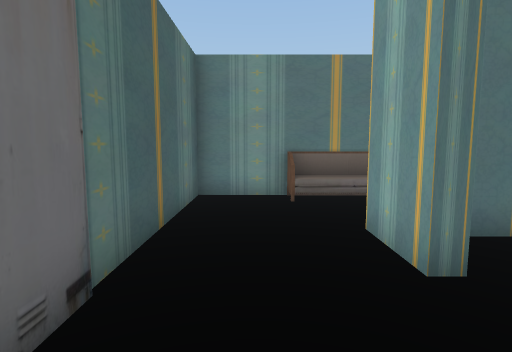
[1] (above)

16 first-person views from a walk through a 3-D level made in the Unity game engine. The camera is 1.5 m above the floor, tilts 6° down and sees 80° across. The floor is counted in squares, 1 m on a side. Each view is taken from the middle of a square. On the plan, view 1 faces up. The plan holds only what a view shows up to about 15 squares ahead; the rest is blank. The place goes on beyond the plan. The player is left out. Some surface patterns are stand-ins.

[2]
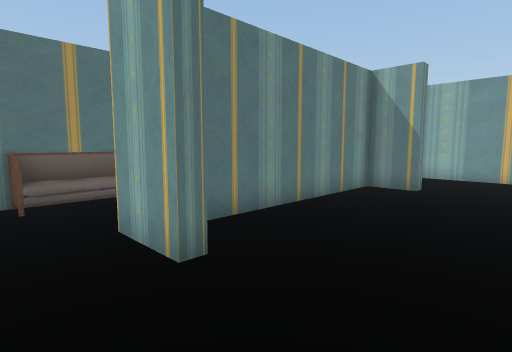

[3]
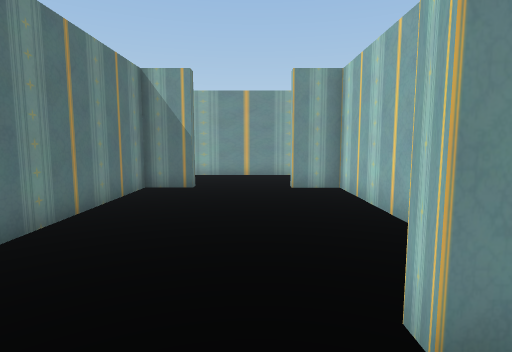

[4]
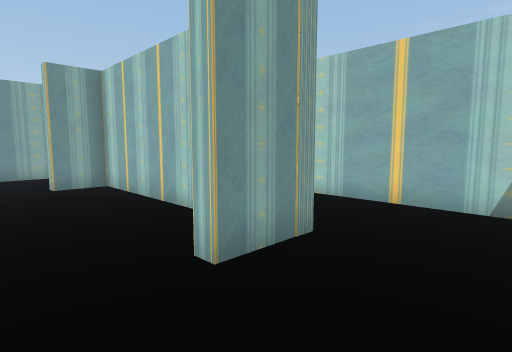

[5]
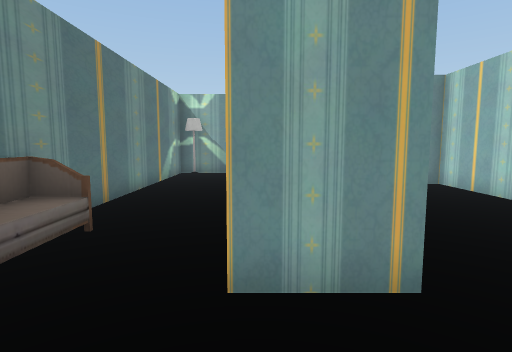

[6]
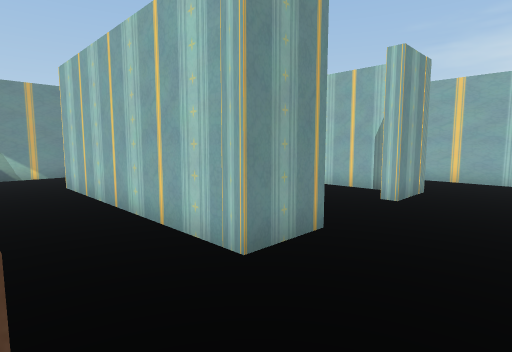

[7]
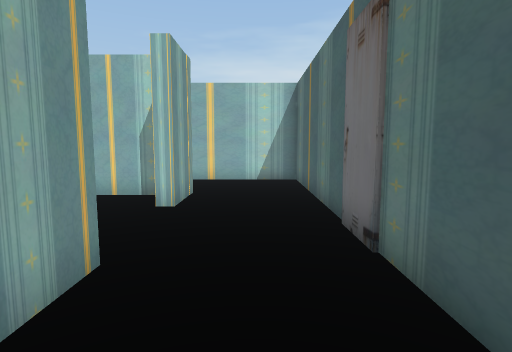

[8]
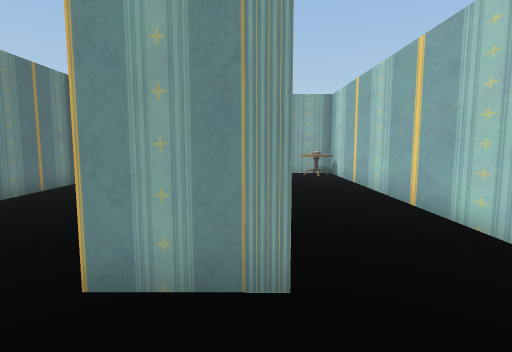

[9]
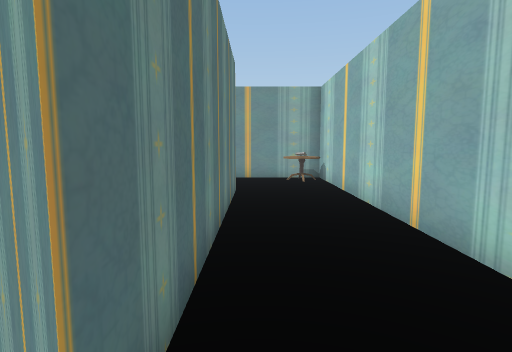

[10]
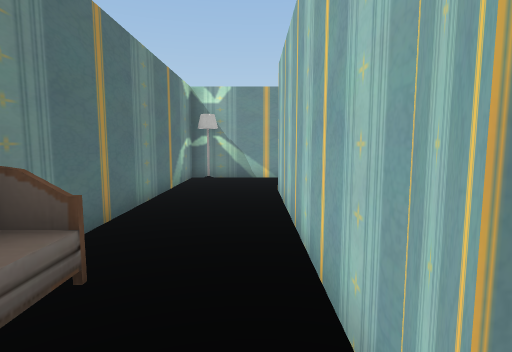

[11]
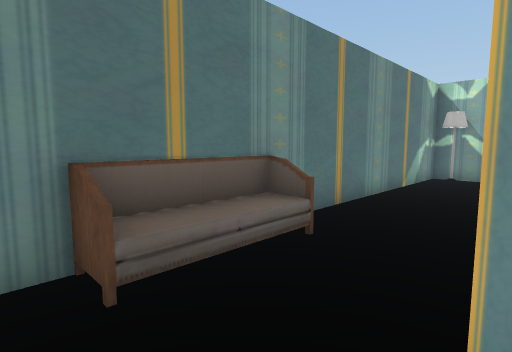

[12]
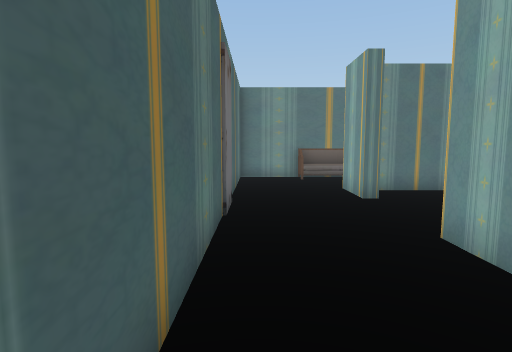

[13]
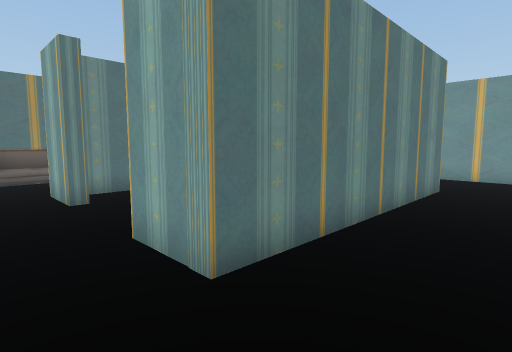

[14]
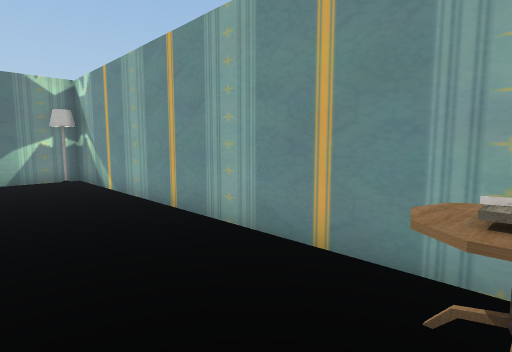

[15]
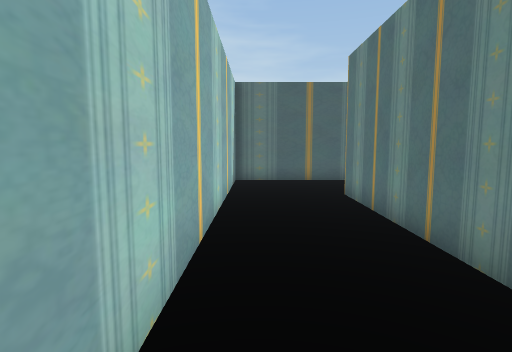

[16]
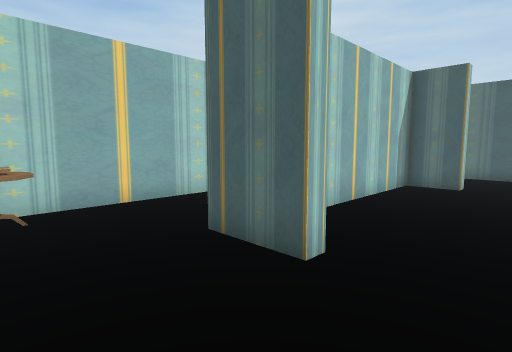

### Floor plan
Points are (right, up) in squares from view 1. A wall is a line through its corners. A room is listed if a view was taken in it or the views show most of it. See-through windows are left out.
Room 1 (views 1, 2, 3, 4, 5, 6, 7, 8, 9, 10, 11, 12, 13, 14, 15, 16)
walls: (2.4, -0.2) (2.4, -1.9) (10.4, -1.9) (10.4, -0.2) (10.9, -0.2) (10.9, -2.3) (2, -2.3) (2, -0.2) (2.4, -0.2); (2.5, 3.3) (2, 3.3) (2, 5.3) (11, 5.3); (11, 3.3) (10.4, 3.3) (10.4, 4.8) (2.8, 4.8); (-1.7, -5.9) (14.7, -5.9) (14.7, 8.9) (-1.7, 8.9) (-1.7, -5.9)
low walls: (13.2, -4.3) (13.7, -4.1)
objects: other object (1, 8) to (4, 8); other object (13, -5); other object (14, -5)

Where each view was taken, in squares from view 1:
view 1: 0 up, 0 right, facing up
view 2: 0 up, 0 right, facing up-right
view 3: 1 up, 0 right, facing right
view 4: 2 up, 1 left, facing down-right
view 5: 5 up, 1 left, facing right
view 6: 8 up, 1 left, facing down-right
view 7: 7 up, 0 right, facing down
view 8: 2 down, 1 left, facing right
view 9: 3 down, 1 right, facing right
view 10: 6 up, 1 right, facing right
view 11: 5 up, 0 right, facing up-right
view 12: 5 down, 1 left, facing up
view 13: 5 down, 0 right, facing up-right
view 14: 5 down, 11 right, facing up-right
view 15: 5 down, 11 right, facing left
view 16: 2 up, 14 right, facing down-left
